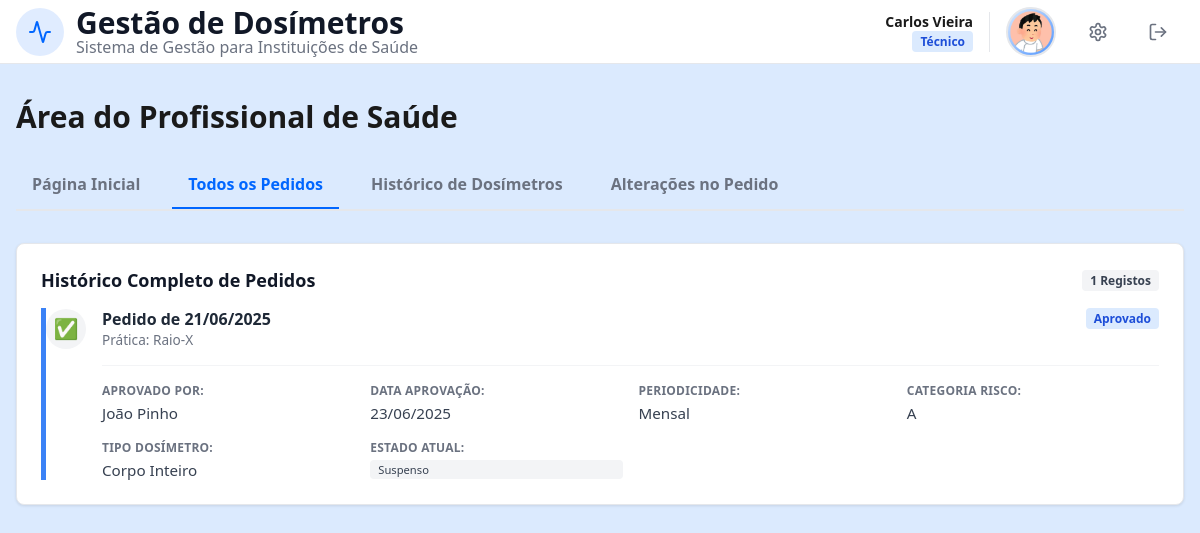
Before: /HP.php?tab=pedidos (signed in) with the older database file.
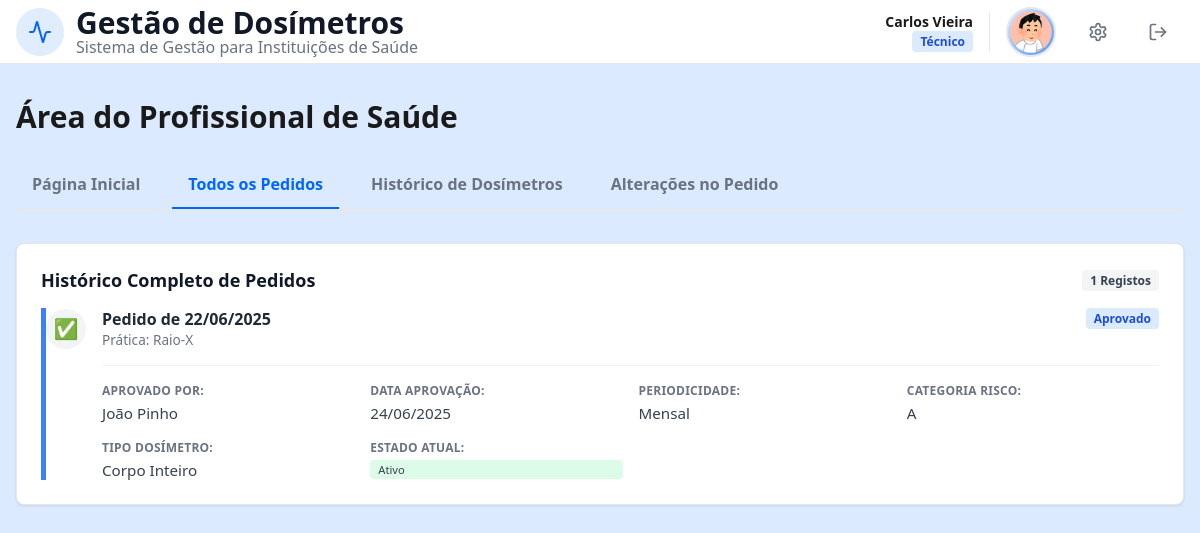
After: the same page with the newer database file.
### tables this page shows
CREATE TABLE ApprovedRequest (
    idA INTEGER PRIMARY KEY AUTOINCREMENT,
    idR INTEGER NOT NULL,
    idP INTEGER NOT NULL,
    approvalDate DATETIME NOT NULL,
    periodicity TEXT CHECK(periodicity IN ('Mensal','Trimestral')) NOT NULL,
    riskCategory TEXT CHECK(riskCategory IN ('A', 'B')) NOT NULL,
    dosimeterType TEXT CHECK(dosimeterType IN ('Corpo Inteiro','Extremidade')) NOT NULL,
    status TEXT CHECK(status IN ('Ativo', 'Suspenso')) DEFAULT 'Ativo',
    FOREIGN KEY (idR) REFERENCES DosimeterRequest(idR) ON DELETE CASCADE,
    FOREIGN KEY (idP) REFERENCES User(idU) ON DELETE CASCADE
);

CREATE TABLE DosimeterRequest (
    idR INTEGER PRIMARY KEY AUTOINCREMENT,
    idU INTEGER NOT NULL,
    pratica TEXT NOT NULL,
    requestDate DATETIME NOT NULL,
    decisionMade BOOLEAN DEFAULT 0,
    FOREIGN KEY (idU) REFERENCES User(idU) ON DELETE CASCADE
);

CREATE TABLE User (
    idU INTEGER PRIMARY KEY AUTOINCREMENT,
    name TEXT NOT NULL,
    surname TEXT NOT NULL, 
    birthDate DATE NOT NULL,
    sex TEXT CHECK(sex IN ('Female', 'Male', 'Other')) NOT NULL,
    email TEXT UNIQUE NOT NULL, 
    password TEXT NOT NULL,
    phoneN TEXT CHECK(phoneN GLOB '+[0-9][0-9][0-9]*'),
    userType TEXT CHECK(userType IN ('Administrador', 'Físico Médico', 'Profissional de Saúde')) NOT NULL,
    userStatus BOOLEAN DEFAULT 1,
    profilePic TEXT DEFAULT 'foto/12225881.png'
);

### HP_tab2.php (the view, shortened to what this page needs)
<?php
$sqlTodos = "
    SELECT
        -- Dados do Pedido Inicial
        dr.idR, dr.requestDate, dr.pratica, dr.decisionMade,
        -- Dados de Aprovação
        ar.idA, ar.status as statusAprovado, ar.approvalDate, ar.periodicity, ar.riskCategory, ar.dosimeterType,
        -- Dados de Rejeição
        rr.rejectionDate, rr.comment as motivoRejeicao,
        -- Quem decidiu (Físico Médico) - Pode vir do Aprovado (ar.idP) ou Rejeitado (rr.idP)
        uPhys.name AS nomeFisico, uPhys.surname AS sobrenomeFisico
    FROM DosimeterRequest dr
    LEFT JOIN ApprovedRequest ar ON dr.idR = ar.idR
    LEFT JOIN RejectedRequest rr ON dr.idR = rr.idR
    LEFT JOIN User uPhys ON (ar.idP = uPhys.idU OR rr.idP = uPhys.idU)
    WHERE dr.idU = :id
    ORDER BY dr.requestDate DESC
";
$stmt = $pdo->prepare($sqlTodos);
$stmt->execute(['id' => $idUsuario]);
$todosPedidos = $stmt->fetchAll(PDO::FETCH_ASSOC);
?>
<div class="cardHP mb1_5">
    <div style="display: flex; justify-content: space-between; align-items: center; margin-bottom: 1rem;">
        <h2 class="nome" style="margin: 0;">Histórico Completo de Pedidos</h2>
        <span class="badge-gray role-badge"><?php echo count($todosPedidos); ?> Registos</span>
    </div>
    <?php if (count($todosPedidos) > 0): ?>
        <div class="timeline-list">
            <?php foreach ($todosPedidos as $p): ?>
                <?php
                    if ($p['decisionMade'] == 0) {
                        $estado = 'Pendente';
                        $classeBorda = 'border-yellow';
                        $classeBg = 'bg-yellow-light';
                        $icon = '⏳';
                    } elseif ($p['statusAprovado']) {
                        $estado = 'Aprovado';
                        $classeBorda = 'border-blue';
                        $icon = '✅';
                    } else {
                        $estado = 'Rejeitado';
                        $classeBorda = 'border-red';
                        $classeBg = 'bg-red-light';
                        $icon = '❌';
                    }
                ?>
                <div class="request-cardHP <?php echo $classeBorda; ?>">
                    <div class="req-header">
                        <div class="req-title">
                            <span class="req-icon"><?php echo $icon; ?></span>
                            <div>
                                <strong>Pedido de <?php echo date('d/m/Y', strtotime($p['requestDate'])); ?></strong>
                                <div class="text-muted" style="font-size: 0.85rem;">Prática: <?php echo htmlspecialchars($p['pratica']); ?></div>
                            </div>
                        </div>
                        <span class="<?php echo obterClasseEstado($estado); ?> role-badge">
                            <?php echo $estado; ?>
                        </span>
                    </div>
                    <?php if ($estado !== 'Pendente'): ?>
                        <div class="req-body">
                            <div class="divider"></div>
                            <?php if ($estado === 'Aprovado'): ?>
                                <div class="details-grid">
                                    <div class="d-item">
                                        <label>Aprovado Por:</label>
                                        <span><?php echo htmlspecialchars($p['nomeFisico'] . ' ' . $p['sobrenomeFisico']); ?></span>
                                    </div>
                                    <div class="d-item">
                                        <label>Data Aprovação:</label>
                                        <span><?php echo date('d/m/Y', strtotime($p['approvalDate'])); ?></span>
                                    </div>
                                    <div class="d-item">
                                        <label>Periodicidade:</label>
                                        <span><?php echo htmlspecialchars($p['periodicity']); ?></span>
                                    </div>
                                    <div class="d-item">
                                        <label>Categoria Risco:</label>
                                        <span><?php echo htmlspecialchars($p['riskCategory']); ?></span>
                                    </div>
                                    <div class="d-item">
                                        <label>Tipo Dosímetro:</label>
                                        <span><?php echo htmlspecialchars($p['dosimeterType']); ?></span>
                                    </div>
                                    <div class="d-item">
                                        <label>Estado Atual:</label>
                                        <span class="<?php echo obterClasseEstado($p['statusAprovado']); ?> role-badge" style="font-size: 0.7rem;">
                                            <?php echo htmlspecialchars($p['statusAprovado']); ?>
                                        </span>
                                    </div>
                                </div>
                            <?php endif; ?>
                        </div>
                    <?php endif; ?>
                </div>
            <?php endforeach; ?>
        </div>
    <?php else: ?>
        <p class="text-muted" style="text-align: center; padding: 2rem;">Ainda não efetuou nenhum pedido.</p>
    <?php endif; ?>
</div>

### templates/header.php (shortened to what this page needs)
<?php function header_set($title = 'Gestão de Dosímetros') { ?>
    <!DOCTYPE html>
    <html lang="pt">
    <head>
        <link rel="stylesheet" href="css/style.css">
        <link rel="stylesheet" href="css/responsive.css">
    </head>
<?php } ?>

### HP.php (shortened to what this page needs)
<?php
$pdo = getDatabaseConnection();
require_once "templates/header.php";
require_once "templates/nav.php";
$title = "Profissional de Saúde";
$currentTab = isset($_GET['tab']) ? $_GET['tab'] : 'dashboard';
function obterClasseEstado($estado) {
    switch (strtolower(trim($estado))) {
        case 'ativo': return 'badge-green';
        case 'em uso': case 'aprovado': return 'badge-blue';
        default: return 'badge-gray';
    }
}
header_set($title);
?>
<body>
<div class="page-wrapper">
    <?php nav_set(); ?>
    <main class="main-container">
        <h1 class="titulo mb1_5">Área do Profissional de Saúde</h1>
        <div class="tab-nav">
            <a href="?tab=dashboard" class="tab-link <?php echo $currentTab == 'dashboard' ? 'active' : ''; ?>">Página Inicial</a>
            <a href="?tab=pedidos" class="tab-link <?php echo $currentTab == 'pedidos' ? 'active' : ''; ?>">Todos os Pedidos</a>
            <a href="?tab=historico" class="tab-link <?php echo $currentTab == 'historico' ? 'active' : ''; ?>">Histórico de Dosímetros</a>
            <a href="?tab=alteracoes" class="tab-link <?php echo $currentTab == 'alteracoes' ? 'active' : ''; ?>">Alterações no Pedido</a>
        </div>
        <?php
        switch ($currentTab) {
            case 'pedidos':
                require_once "HP_tab2.php";
                break;
        }
        ?>
    </main>
</div>
</body>
</html>

### templates/nav.php (shortened to what this page needs)
<?php function nav_set() {
    $userName = isset($_SESSION['name']) ? $_SESSION['name'] : 'Utilizador';
    $userSurname = isset($_SESSION['surname']) ? $_SESSION['surname'] : '';
    $userType = isset($_SESSION['userType']) ? $_SESSION['userType'] : '';
    $profilePic = isset($_SESSION['profilePic']) ? $_SESSION['profilePic'] : 'foto/12225881.png';
    $roleLabel = isset($_SESSION['roleLabel']) ? $_SESSION['roleLabel'] : $userType;
    $badgeClass = 'badge-blue';
    ?>
            <header class="header1">
                <div class="header-container">
                    <div class="logo-area">
                        <div class="logo-box">
                            <img src="css/icon.svg" width="48" height="48" alt="Logo">
                        </div>
                        <div class="logo-text">
                            <h1>Gestão de Dosímetros</h1>
                            <p>Sistema de Gestão para Instituições de Saúde</p>
                        </div>
                    </div>
                    <div class="user-area">
                        <div class="user-info">
                            <span class="user-name">
                                <?php echo htmlspecialchars($userName . ' ' . $userSurname); ?>
                            </span>
                            <span class="role-badge <?php echo $badgeClass; ?>">
                                <?php echo htmlspecialchars($roleLabel); ?>
                            </span>
                        </div>
                        <img src="<?php echo htmlspecialchars($profilePic); ?>" alt="Perfil" class="profile-pic">
                        <div class="action-buttons">
                            <a href="perfil.php" class="btn btn-header" title="Perfil do Utilizador">
                            </a>
                            <a href="LogOut.php" class="btn btn-header" title="Sair">
                                <svg xmlns="http://www.w3.org/2000/svg" width="20" height="20" viewBox="0 0 24 24" fill="none" stroke="currentColor" stroke-width="2" stroke-linecap="round" stroke-linejoin="round">
                                    <path d="M9 21H5a2 2 0 0 1-2-2V5a2 2 0 0 1 2-2h4"/>
                                    <polyline points="16 17 21 12 16 7"/>
                                    <line x1="21" x2="9" y1="12" y2="12"/>
                                </svg>
                            </a>
                        </div>
                    </div>
                </div>
            </header>
<?php } ?>

Changed rows visible on the page:
changed approvedrequest "Mensal": idR.requestDate "21/06/2025" → "22/06/2025"; approvalDate "23/06/2025" → "24/06/2025"; status "Suspenso" → "Ativo"
